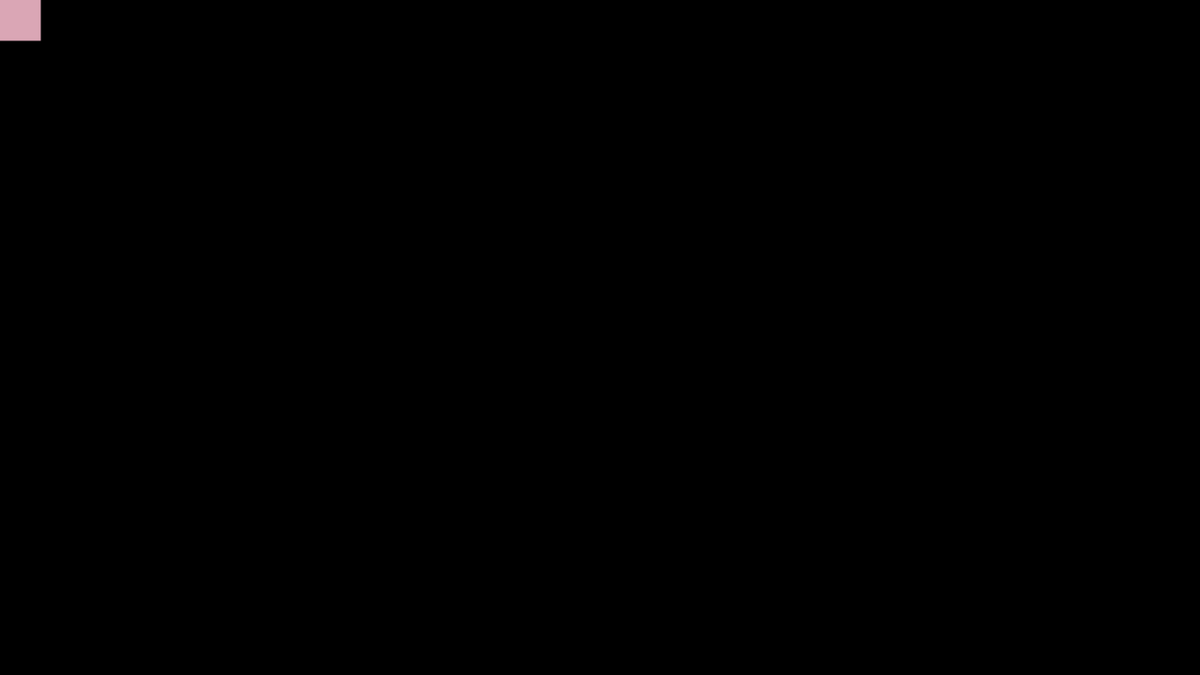
Frame 1 (no input)
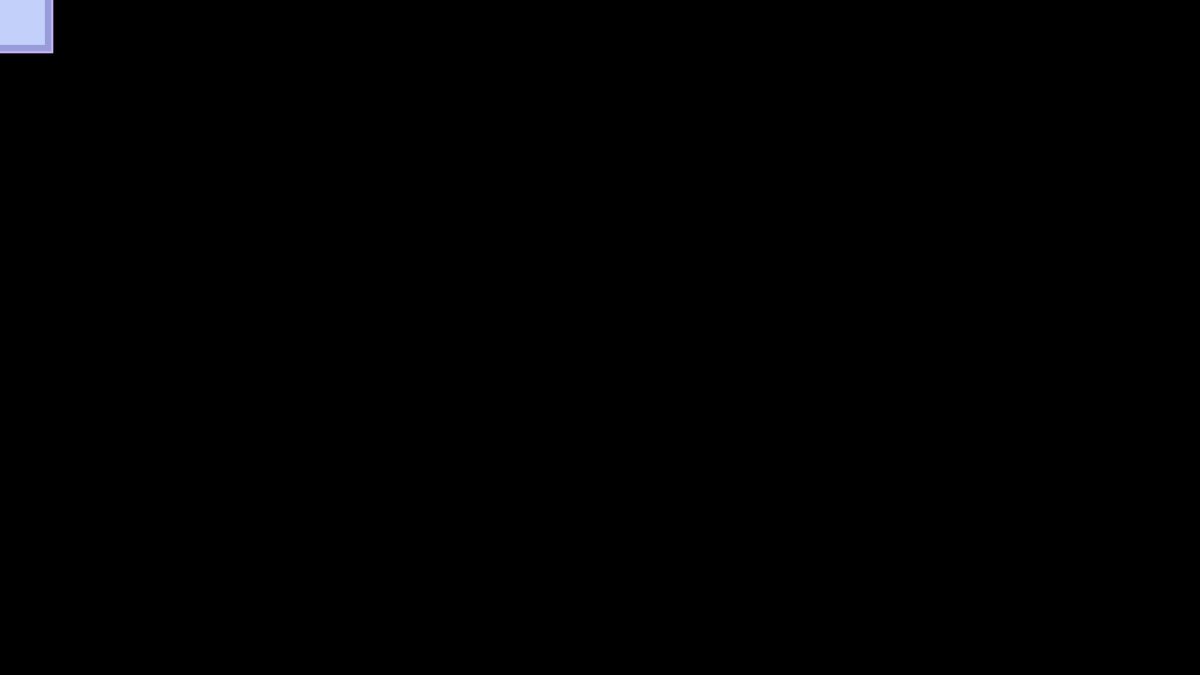
Frame 60 (the mouse pressed at the canvas centre just before this capture)
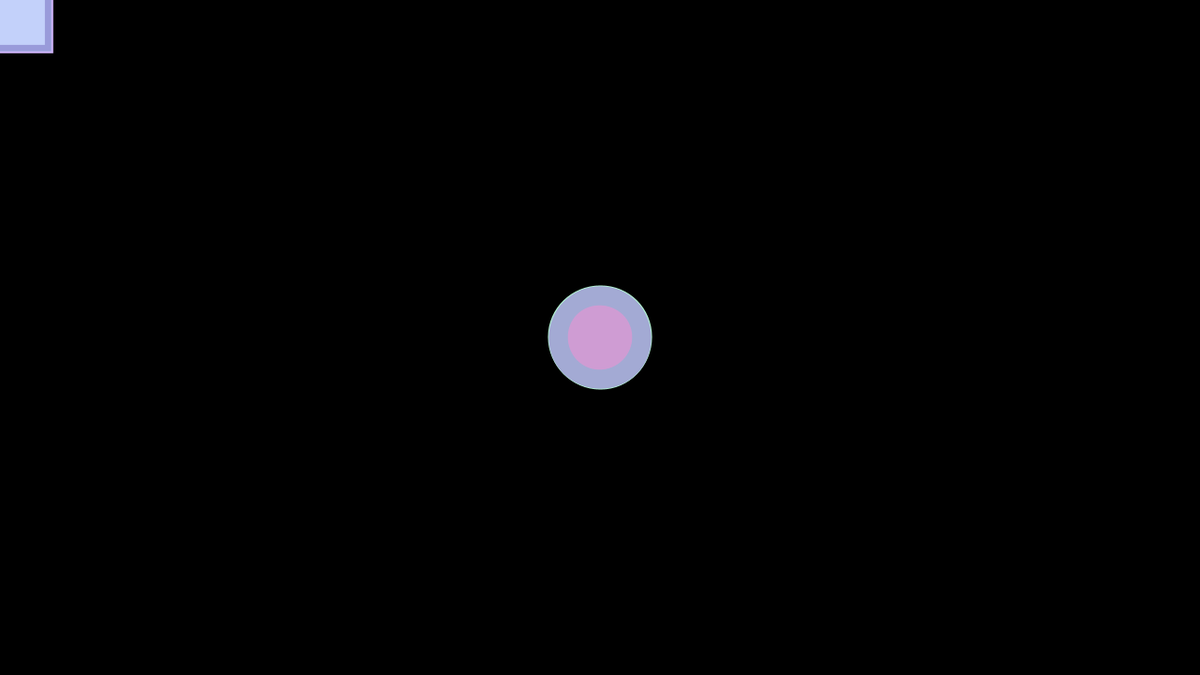
Frame 120 (the mouse held since frame 60 and released just before this capture)

The Processing sketch that drew these frames (run headless with seeded random() and noise(); from frame 60 on, the mouse is pressed at the canvas centre):

// Processing sketch: variablePractice
// ── variablePractice.pde
float size = random(40, 110);
float strokeWeight = random(1, 5);
float h= random(255);
float s= random(255);
float b= random(255);

void setup() {
  size(1280, 720);
  background(0);
  colorMode(HSB);
  rectMode(CENTER);
  //fullScreen();
}

void mousePressed() {
  background(0);
}

void draw() {
  stroke(h, s, b);
  strokeWeight(strokeWeight);
  fill(h, s, b);
  if (mouseX < width /2) {
    square(mouseX, mouseY, size);
  } else  {
    circle(mouseX, mouseY, size);
  } 
  strokeWeight = random(1, 5);
  size = random(40, 110);
  h= random(100, 250);
  s= random(40, 80);
  b= random(196, 255);
}
